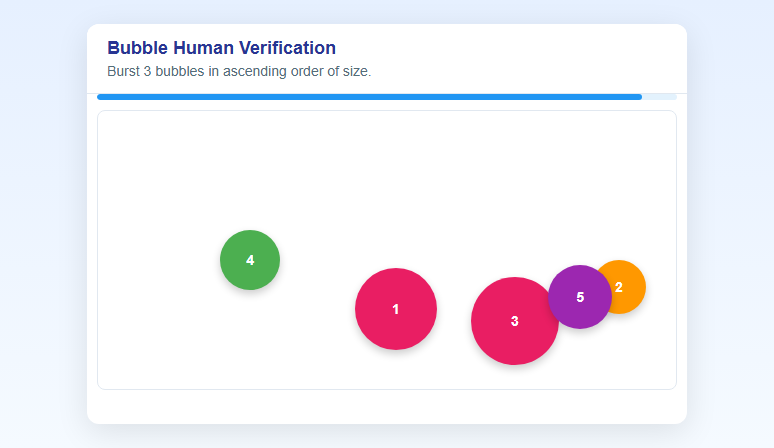
#> input picture brute_force_attacker(yifan)/version2_headless-chrome(local)/initial_page.png, 774 x 448 px
$ python -i better_tracker.py   (imports and definitions only)
#> lines starting #> are read from the running program, lines starting #| are printed output that depends on the picture; after the words box and inside, x2 and y2 are one past the last pixel; in counts of white or black regions, pixels touching at a corner belong together
#> further down, picture is the input picture: shape (448, 774, 3); mean B, G, R 244.6, 238.3, 242
### VLM Tracking Assistant (new)
# Also aproximates bubble diameter, so that VLM does not have to
# Sebastian Damodar Slawski
# 21367338
###

import cv2
import numpy as np
import math
import queue
import threading
import time
from typing import Tuple, List, Dict
from selenium_portal import SeleniumPortal

def fit_circle_ls(pts: np.ndarray):
    """
    least-squares circle fit: x^2 + y^2 + ax + by + c = 0
    """
    x = pts[:, 0]
    y = pts[:, 1]
    A = np.c_[2 * x, 2 * y, np.ones_like(x)]
    b = x ** 2 + y ** 2
    a, b_, c = np.linalg.lstsq(A, b, rcond = None)[0]
    cx, cy = a, b_
    r = math.sqrt(cx * cx + cy * cy + c)
    return float(cx), float(cy), float(r)

def detect_bubbles(frame: np.ndarray, min_area: float = 150.0, min_points: int = 20):
#> called with min_area = 150, min_points = 20
    hsv = cv2.cvtColor(frame, cv2.COLOR_BGR2HSV)
#> hsv: shape (448, 774, 3); mean H, S, V 43.1, 20, 251
    h, s, v = cv2.split(hsv)
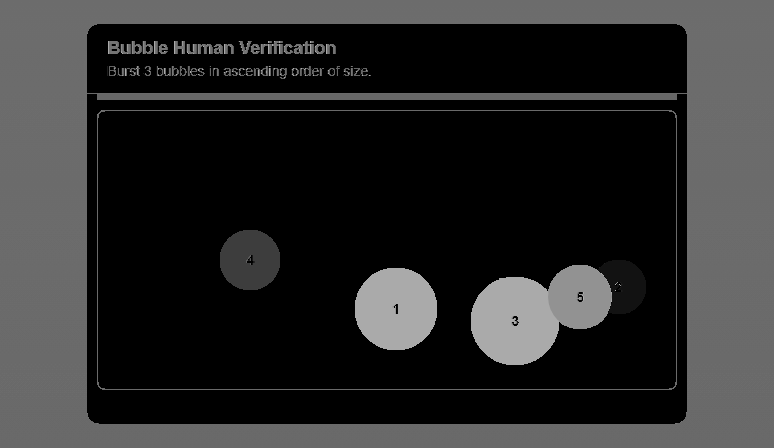
#> h: shape (448, 774); min 0, max 178, mean 43.1
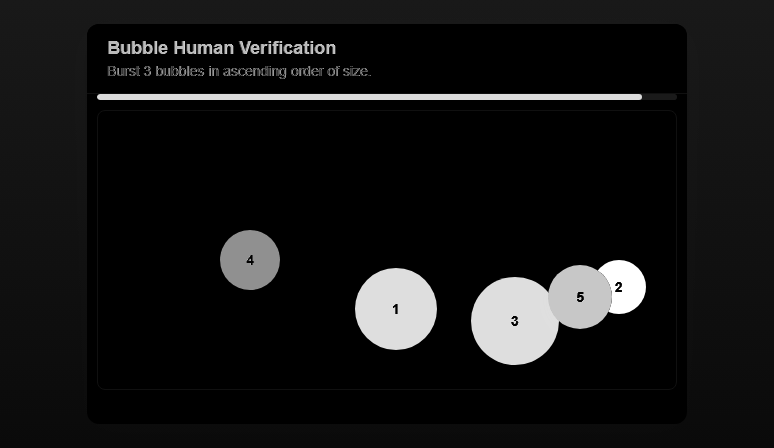
#> s: shape (448, 774); min 0, max 255, mean 20
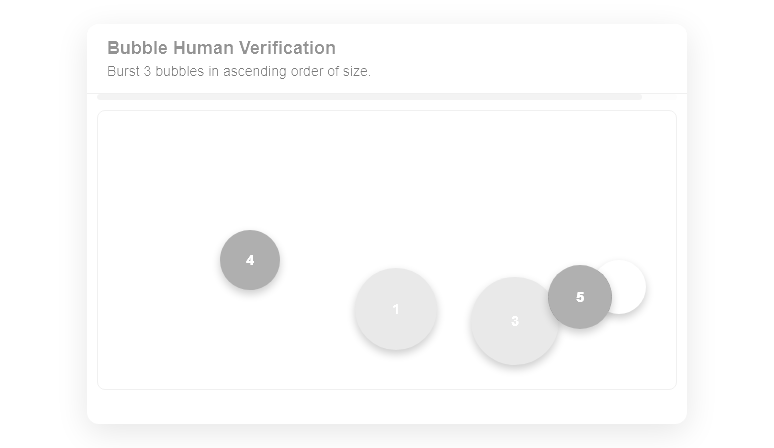
#> v: shape (448, 774); min 122, max 255, mean 251
    mask = ((s > 60) & (v > 80)).astype("uint8") * 255
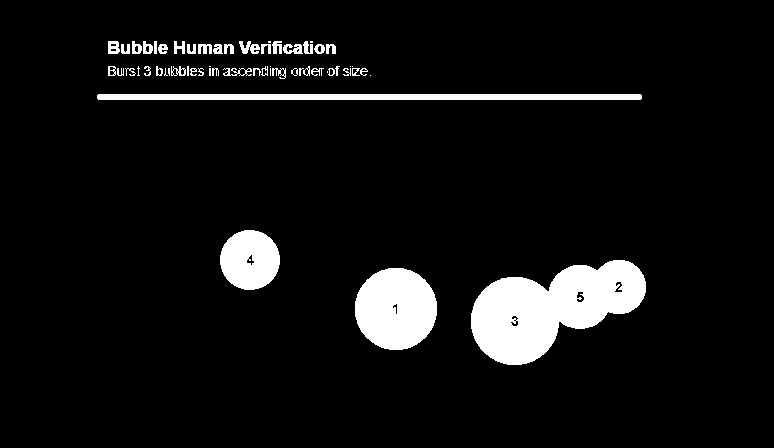
#> mask: shape (448, 774); 7.1% white; 58 white regions (14 under 20 px), largest, box (x1, y1, x2, y2) and area: (471, 260, 646, 365) 10848, (355, 268, 437, 350) 5303, (97, 94, 642, 100) 3266
    kernel = cv2.getStructuringElement(cv2.MORPH_ELLIPSE, (5, 5))
    mask = cv2.morphologyEx(mask, cv2.MORPH_CLOSE, kernel, iterations=2)
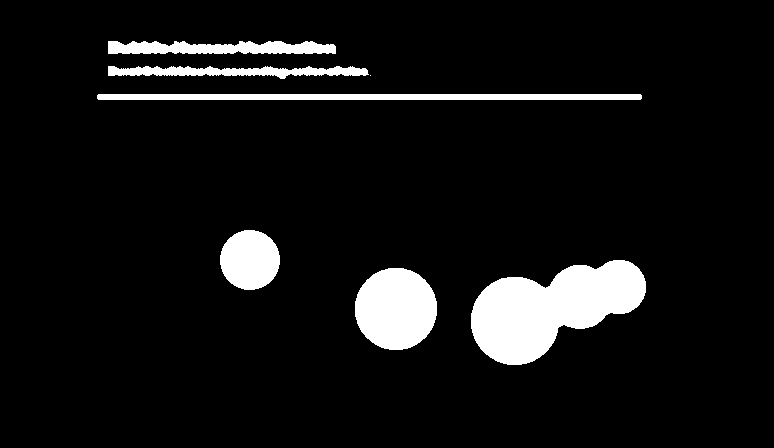
#> mask: shape (448, 774); 7.7% white; 7 white regions (1 under 20 px), largest, box (x1, y1, x2, y2) and area: (471, 260, 646, 365) 11006, (355, 268, 437, 350) 5319, (97, 94, 642, 100) 3266, (220, 230, 280, 290) 2826, (108, 41, 336, 54) 2383, (108, 66, 369, 79) 2018
    mask = cv2.morphologyEx(mask, cv2.MORPH_OPEN, kernel, iterations=1)
#> mask: shape (448, 774); 7.7% white; 6 white regions
    contours, _ = cv2.findContours(mask, cv2.RETR_EXTERNAL, cv2.CHAIN_APPROX_NONE)
#> contours = 6 contours; box (x1, y1, x2, y2) and area: (471, 260, 646, 365) 10792, (355, 268, 437, 350) 5202, (220, 230, 280, 290) 2741, (97, 94, 642, 100) 2714, (108, 41, 336, 54) 2133, (108, 66, 368, 79) 1744

    detections: List[Dict] = []
    for c in contours:
        if len(c) < min_points:
            continue
        area = cv2.contourArea(c)
        if area < min_area:
            continue

        pts = c.reshape(-1, 2).astype(np.float32)
        try:
            cx, cy, r = fit_circle_ls(pts)
        except Exception:
            continue

        if r < 5:
            continue

        mask_c = np.zeros(frame.shape[:2], np.uint8)
        cv2.drawContours(mask_c, [c], -1, 255, -1)
        mean_color = cv2.mean(frame, mask=mask_c)[:3]
        detections.append({
            "cx": cx,
            "cy": cy,
            "r": r,
            "color": mean_color,
        })
#> this loop made 6 passes
#> (area, a in fit_circle_ls, b_ in fit_circle_ls, cx, cy, r, mean_color) on passes 1 to 6: (5202, 395.5, 308.5, 395.5, 308.5, 40.7, (101.6, 33.88, 233.1)), (10792.5, 555.3, 307.5, 555.3, 307.5, 64.76, (109.5, 56.57, 213.9)), (2741, 249.5, 259.5, 249.5, 259.5, 29.54, (84.13, 176.7, 80.05)), (2714, 369, 96.5, 369, 96.5, 157.9, (243, 150.1, 33.16)), (1744, 236.8, 43.16, 236.8, 43.16, 81.33, (205.3, 200.3, 192.5)), (2133, 220.6, 42.09, 220.6, 42.09, 68.02, (195.5, 148.5, 142.4))
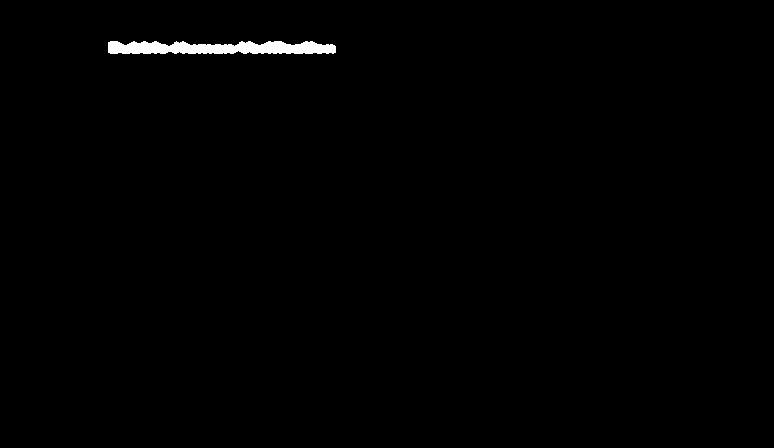
#> mask_c: shape (448, 774); 0.68% white; 1 white region, box (x1, y1, x2, y2) and area: (108, 41, 336, 54) 2370
#> after the loop, detections = 6 items

    return detections

# [289 lines left out: functions _greedy_match, match_tracks, resurrect_from_retired, kalman_tracker, kalman_tracker_worker, not called in this run]


# [27 lines not run here, left out]

>>> import cv2
>>> picture = cv2.imread('brute_force_attacker(yifan)/version2_headless-chrome(local)/initial_page.png')
>>> result = detect_bubbles(picture)
#> result = 6 items
